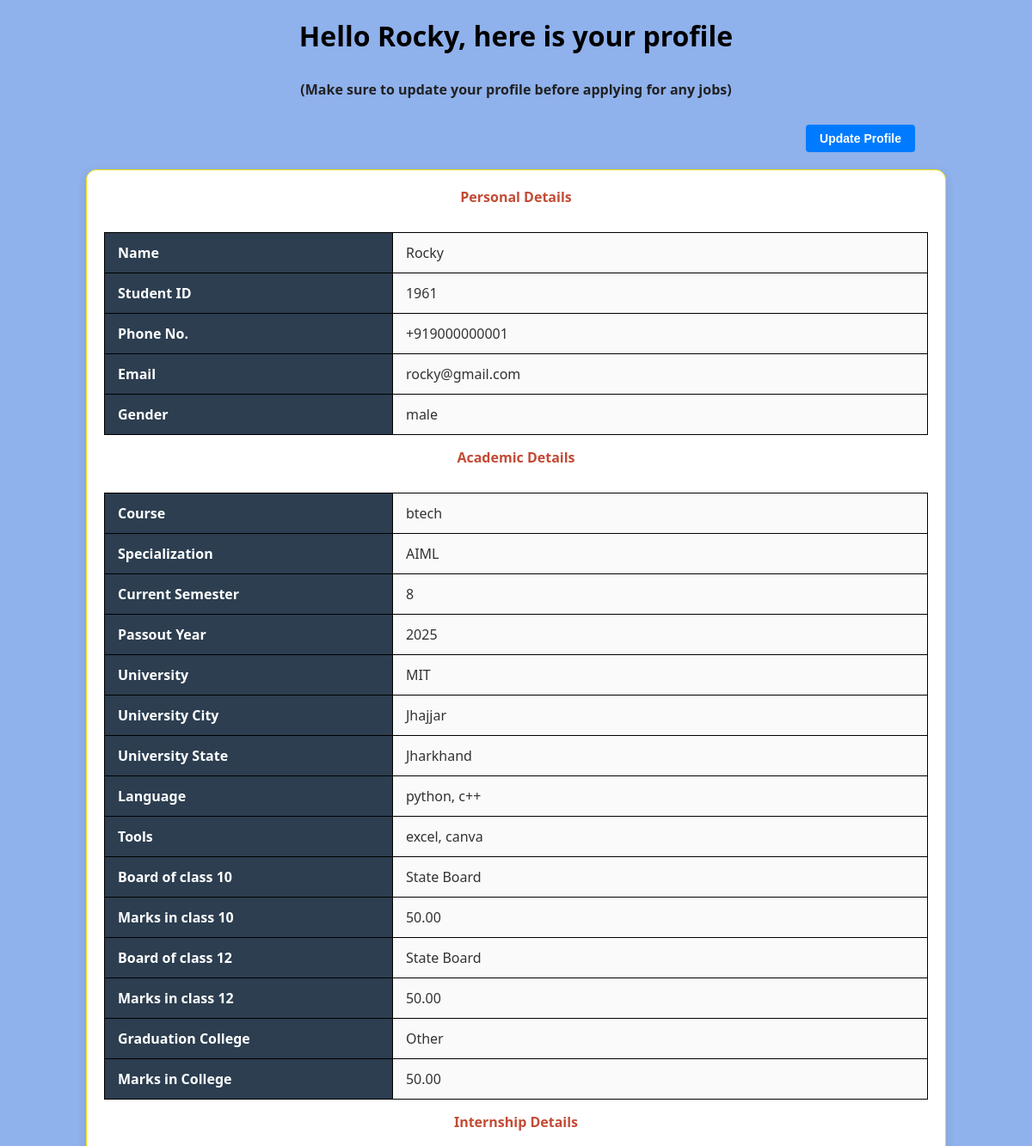
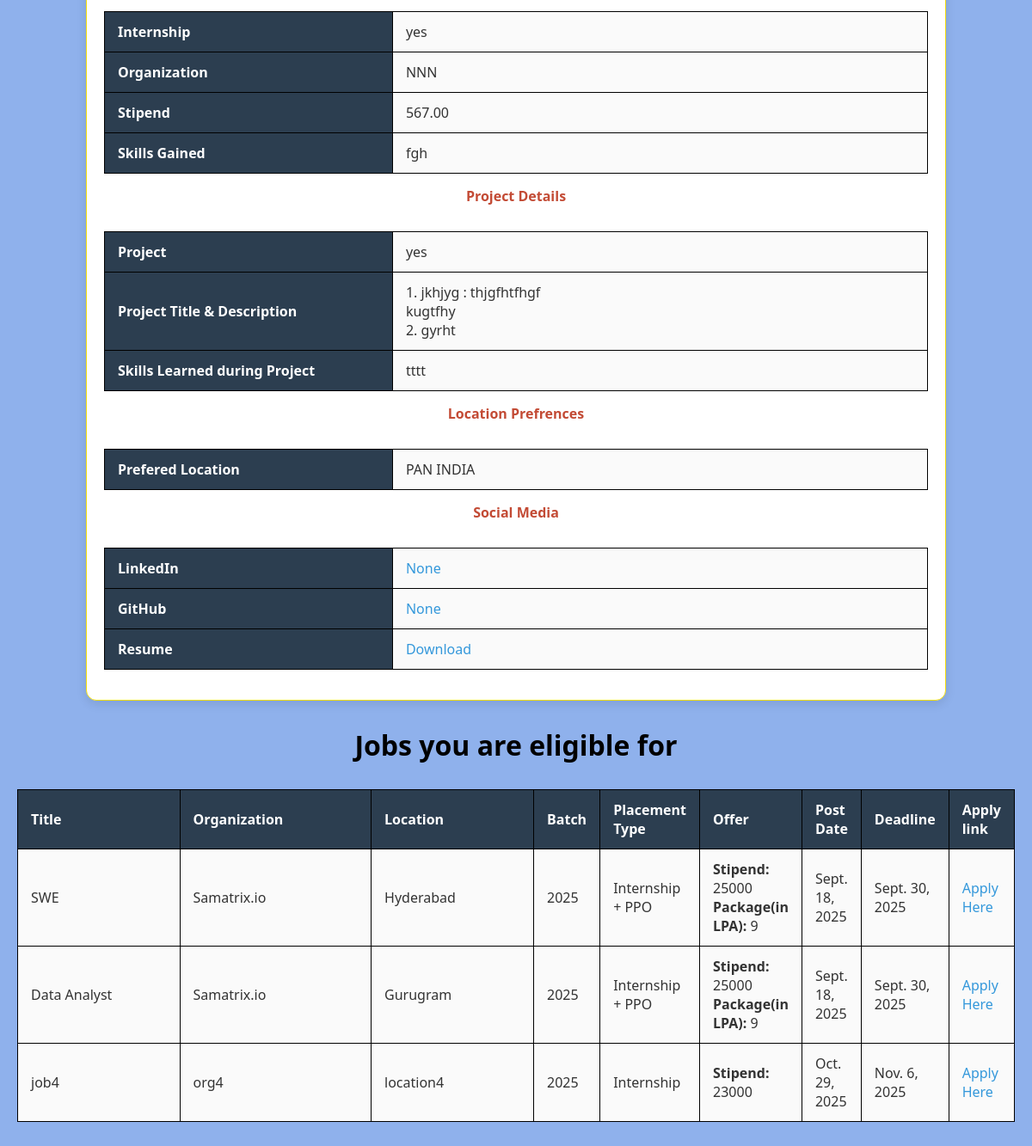
Screenshot of /profile/ (signed in) with the database file from the repository (2 pictures, top to bottom).
### placement/models.py (models this page shows, shortened)
class Student(models.Model):
    name = models.CharField(max_length=100)
    sId = models.CharField(max_length=50, primary_key=True, editable=False)   # student ID
    phone = PhoneNumberField(region = 'IN')
    gender = models.CharField(max_length=10)
    course = models.CharField(max_length=100)
    passout_year = models.SmallIntegerField()
    university = models.CharField(max_length=200)
    specialization = models.CharField(max_length=100)
    university_state = models.CharField(max_length=50)
    university_city = models.CharField(max_length=100)
    email = models.EmailField(unique=True)
    password = models.CharField(max_length=100)   # keep in plain text only for testing!

class StudentProfile(models.Model):
    jobLocationChoices = [('PAN INDIA','PAN INDIA'),
                      ('Other','Other')
                      ]
    durationChoices = [('45 days','45 days'),
                   ('90 days','90 days'),
                   ('3-6 months','3-6 months'),
                   ('Currently Working','Currently Working')
                   ]
    yesNoChoices = [("yes", "yes"),
                ("no","no")
               ]
    student = models.OneToOneField(Student, on_delete=models.CASCADE)    # student ID
    '''Here we make the primary key of Student table as foreign key in StudentProfile.
        on_delete = models.CASCADE will CASCADE(delete all the related data) when the foreign/primary key
        is deleted'''
    semester = models.PositiveIntegerField()
    language = models.CharField(max_length=100)
    tools = models.CharField(max_length=100)
    board10 = models.CharField(max_length=50)
    board12 = models.CharField(max_length=50)
    marks10 = models.DecimalField(max_digits=5, decimal_places=2)
    marks12 = models.DecimalField(max_digits=5, decimal_places=2)
    graduation_college = models.CharField(max_length=200, blank=True, null=True)
    graduation_marks = models.DecimalField(max_digits=5, decimal_places=2, blank=True, null=True)
    post_graduation_college = models.CharField(max_length=200, blank=True, null=True)
    post_graduation_marks = models.DecimalField(max_digits=5, decimal_places=2, blank=True, null=True)
    internship = models.CharField(max_length=3, choices= yesNoChoices, default="no")
    company = models.CharField(max_length=50, blank=True, null=True)
    duration = models.CharField(max_length=20,choices=durationChoices, blank=True, null=True)
    stipend = models.DecimalField(max_digits=10, decimal_places=2, blank=True, null=True)
    skills_gained = models.CharField(max_length=200, blank=True, null=True)
    project = models.CharField(max_length=3, choices= yesNoChoices, default="no")
    project_details = models.TextField(blank=True, null=True)
    skills_learned = models.TextField(max_length=200, blank=True, null=True)
    job_location = models.CharField(max_length=10, choices=jobLocationChoices, default='PAN INDIA')
    other_location = models.CharField(max_length=50, blank=True, null=True)
    linkedin = models.URLField(max_length=200, blank=True, null=True)
    github = models.URLField(max_length=200, blank=True, null=True)
    resume=models.FileField(upload_to='resumes/')

class Job(models.Model):
    job_id = models.UUIDField(primary_key=True, default=uuid.uuid4, editable=False)
    title = models.CharField(max_length=100)
    organization = models.CharField(max_length=100)
    location = models.CharField(max_length=100)
    description = models.TextField()
    placement_type = models.CharField(max_length=50)
    job_stipend = models.CharField(max_length=50)
    package = models.CharField(max_length=50)
    eligiblity_batch = models.CharField(max_length=50)
    eligiblity_10_marks = models.DecimalField(max_digits=5, decimal_places=2)
    eligiblity_12_marks = models.DecimalField(max_digits=5, decimal_places=2)
    eligiblity_college_marks = models.DecimalField(max_digits=5, decimal_places=2)
    eligiblity_others = models.TextField()
    application_deadline = models.DateField()
    question1 = models.CharField(max_length=200, blank=True, null=True)
    question2 = models.CharField(max_length=200, blank=True, null=True)
    question3 = models.CharField(max_length=200, blank=True, null=True)
    question4 = models.CharField(max_length=200, blank=True, null=True)
    question5 = models.CharField(max_length=200, blank=True, null=True)
    question6 = models.CharField(max_length=200, blank=True, null=True)
    question7 = models.CharField(max_length=200, blank=True, null=True)
    question8 = models.CharField(max_length=200, blank=True, null=True)
    question9 = models.CharField(max_length=200, blank=True, null=True)
    question10 = models.CharField(max_length=200, blank=True, null=True)
    type1 = models.CharField(max_length=20, blank=True, null=True)
    type2 = models.CharField(max_length=20, blank=True, null=True)
    type3 = models.CharField(max_length=20, blank=True, null=True)
    type4 = models.CharField(max_length=20, blank=True, null=True)
    type5 = models.CharField(max_length=20, blank=True, null=True)
    type6 = models.CharField(max_length=20, blank=True, null=True)
    type7 = models.CharField(max_length=20, blank=True, null=True)
    type8 = models.CharField(max_length=20, blank=True, null=True)
    type9 = models.CharField(max_length=20, blank=True, null=True)
    type10 = models.CharField(max_length=20, blank=True, null=True)
    post_date = models.DateField(auto_now_add=True)
    update_date = models.DateField(blank=True, null=True)

### placement/views.py (the view)
# urls.py: path('profile/',views.student_profile, name='profile'),
def student_profile(request):
    student_id = request.session.get('student_id')
    if student_id:
        studentDetails = Student.objects.get (sId = student_id)
        profile = StudentProfile.objects.filter(student=studentDetails)
        profile_obj = profile.first()
        all_jobs = Job.objects.all()
        eligible_jobs = []
        for job_post in all_jobs:
            if (studentDetails.passout_year == int(job_post.eligiblity_batch)):
                if profile_obj:
                    if (profile_obj.marks10 >= Decimal(job_post.eligiblity_10_marks) and profile_obj.marks12 >= Decimal(job_post.eligiblity_12_marks) and (profile_obj.graduation_marks is None or profile_obj.graduation_marks >= Decimal(job_post.eligiblity_college_marks))):
                        eligible_jobs.append(job_post)
        return render(request,'student_profile.html', {"student_data":studentDetails,
                                                                        "updated_data":profile,
                                                                        "job_data":eligible_jobs} )
    else:
        return render(request,"home_login.html")

### templates/student_profile.html (shortened to what this page needs)
{% load static %}
<!DOCTYPE html>
<html lang="en">
<head>
  <link rel="stylesheet" href="{% static 'CSS/student_profile.css' %}">
</head>
<body>
  <h2 style="color: #000000ff;">Hello {{ student_data.name }}, here is your profile</h2>
    <h4 style="color: #212121;">(Make sure to update your profile before applying for any jobs)</h4>
  <div class="update-link">
  <button onclick="location.href='update/'" class="btn"> <strong>Update Profile</strong></button>
</div>
  <div class="profile-card">
  <table>
    <h4>Personal Details</h4>
      <tr><th>Name</th><td>{{ student_data.name }}</td></tr>
      <tr><th>Student ID</th><td>{{ student_data.sId }}</td></tr>
      <tr><th>Phone No.</th><td>{{ student_data.phone }}</td></tr>
      <tr><th>Email</th><td>{{ student_data.email }}</td></tr>
      <tr><th>Gender</th><td>{{ student_data.gender }}</td></tr>
  </table>
  <table>
    <h4>Academic Details</h4>
    {% for data in updated_data %}
      <tr><th>Course</th><td>{{ student_data.course }}</td></tr>
      <tr><th>Specialization</th><td>{{ student_data.specialization }}</td></tr>
      <tr><th>Current Semester</th><td>{{data.semester}}</td></tr>
      <tr><th>Passout Year</th><td>{{ student_data.passout_year }}</td></tr>
      <tr><th>University</th><td>{{ student_data.university }}</td></tr>
      <tr><th>University City</th><td>{{ student_data.university_city }}</td></tr>
      <tr><th>University State</th><td>{{ student_data.university_state }}</td></tr>
      <tr><th>Language</th><td>{{data.language}}</td></tr>
      <tr><th>Tools</th><td>{{data.tools}}</td></tr>
      <tr><th>Board of class 10</th><td>{{data.board10}}</td></tr>
      <tr><th>Marks in class 10</th><td>{{data.marks10}}</td></tr>
      <tr><th>Board of class 12</th><td>{{data.board12}}</td></tr>
      <tr><th>Marks in class 12</th><td>{{data.marks12}}</td></tr>
      <tr><th>Graduation College</th><td>{{data.graduation_college}}</td></tr>
      <tr><th>Marks in College</th><td>{{data.graduation_marks}}</td></tr>
    {% endfor %}
  </table>
  <table>
    <h4>Internship Details</h4>
      {% for data in updated_data %}
        <tr><th>Internship</th><td>{{data.internship}}</td></tr>
        {% if data.internship == "yes"%}
          <tr><th>Organization</th><td>{{data.company}}</td></tr>
          <tr><th>Stipend</th><td>{{data.stipend}}</td></tr>
          <tr><th>Skills Gained</th><td>{{data.skills_gained}}</td></tr>
        {% endif %}
      {% endfor %}
  </table>
  <table>
    <h4>Project Details</h4>
      {% for data in updated_data %}
        <tr><th>Project</th><td>{{data.project}}</td></tr>
        {% if data.project == "yes" %}
          <tr><th>Project Title & Description</th><td>{{data.project_details|linebreaksbr }}</td></tr>
          <tr><th>Skills Learned during Project</th><td>{{data.skills_learned}}</td></tr>
        {% endif %}
      {% endfor %}
  </table>
  <table>
    <h4>Location Prefrences</h4>
      {% for data in updated_data %}
        {% if data.job_location == "PAN INDIA" %}
          <tr><th>Prefered Location</th><td>{{data.job_location}}</td></tr>
        {% endif %}
      {% endfor %}
  </table>
  <table>
    <h4>Social Media</h4>
      {% for data in updated_data %}
        <tr><th>LinkedIn</th><td><a href="{{data.linkedin}}" target="_blank">{{data.linkedin}}</a></td></tr>
        <tr><th>GitHub</th><td><a href="{{data.github}}" target="_blank">{{data.github}}</a></td></tr>
        <tr><th>Resume</th><td>
            {% if data.resume %}
              <a href="{{ data.resume.url }}" target="_blank">Download</a>
            {% else %}
              No resume uploaded.
            {% endif %} </td>
      {% endfor %}
    </table>
  </div>
  <h2 style="color: #000000ff;" title="Make sure to update your profile before applying for any jobs.">Jobs you are eligible for</h2>
    {% if job_data %}
    <table border="1">
      <tr>
        <th title="The title of the job position">Title</th>
        <th title="The organization offering the job">Organization</th>
        <th title="The location of the job">Location</th>
        <th title="Batch eligible for the job">Batch</th>
        <th title="The type of placement (Internship/Full-time etc.)">Placement Type</th>
        <th title="The job offer details">Offer</th>
        <th title="The date the job was posted">Post Date</th>
        <th title="The application deadline for the job">Deadline</th>
        <th title="The link to apply for job">Apply link</th>
      </tr>
      {% for job in job_data %}
      <tr>
        <td>{{ job.title }}</td>
        <td>{{ job.organization }}</td>
        <td>{{ job.location }}</td>
        <td>{{job.eligiblity_batch}}</td>
        <td>{{ job.placement_type }}</td>
        <td>
          {% if job.placement_type == "Internship" %}
            <strong>Stipend:</strong> {{ job.job_stipend }}
          {% elif job.placement_type == "Full-time" %}
            <strong>Package:</strong> {{ job.package }}
          {% elif job.placement_type == "Internship + PPO" %}
            <strong>Stipend:</strong> {{ job.job_stipend }}<br>
            <strong>Package(in LPA):</strong> {{ job.package }}
          {% else %}
            N/A
          {% endif %} </td>
        <td>{{ job.post_date }}</td>
        <td>{{ job.application_deadline }}</td>
        <td><a href="{% url 'apply_job' job.job_id %}" target="_blank">Apply Here</a></td>
      </tr>
      {% endfor %}
    </table>
    {% else %}
    <h5 title="Keep your eyes on mail for latest job updates.">No jobs are available for you right now.</h5>
    {% endif %}
  </body>
</html>

### static/CSS/student_profile.css (style rules this page uses)
* { margin: 0; padding: 0; box-sizing: border-box; }
body { font-family: "Segoe UI", Tahoma, Geneva, Verdana, sans-serif; background: #8fb1ec; margin: 0; padding: 20px; color: #333; }
h2 { text-align: center; color: #2c3e50; margin-bottom: 30px; font-size: 2rem; }
h4 { text-align: center; color: #c34b35; margin-bottom: 30px; font-size: 1rem; }
.profile-card { background: #fff; border-radius: 12px; border: 1px solid #f6df0d; padding: 20px; margin: auto; margin-bottom: 30px; max-width: 1000px; box-shadow: 0px 4px 12px rgba(0, 0, 0, 0.1); transition: transform 0.3s ease; }
table { width: 100%; border-collapse: collapse; margin: 15px 0; }
th, td { padding: 12px 15px; text-align: left; border: 1px solid #000000; }
th { background: #2c3e50; color: #fff; font-weight: 600; width: 35%; }
td { background: #fafafa; }
a { color: #3498db; text-decoration: none; font-weight: 500; }
.update-link { text-align: right; margin-bottom: 20px; margin-right: 10%; }
.btn { padding: 8px 16px; background-color: #007BFF; color: #fff; border: none; border-radius: 4px; cursor: pointer; font-size: 14px; }

### rows the page displays
Student: name "Rocky", sId "1961", phone "+919000000001", email "rocky@gmail.com", gender "male", course "btech", specialization "AIML", passout_year "2025", university "MIT", university_city "Jhajjar", university_state "Jharkhand"
StudentProfile: semester "8", language "python, c++", tools "excel, canva", board10 "State Board", marks10 "50.00", board12 "State Board", marks12 "50.00", graduation_college "Other", graduation_marks "50.00", internship "yes", company "NNN", stipend "567.00", skills_gained "fgh", project "yes", project_details "1. jkhjyg : thjgfhtfhgf kugtfhy 2. gyrht", skills_learned "tttt", job_location "PAN INDIA", linkedin "None", github "None"
Job: title "SWE", organization "Samatrix.io", location "Hyderabad", eligiblity_batch "2025", placement_type "Internship + PPO", job_stipend "25000", package "9", post_date "Sept. 18, 2025", application_deadline "Sept. 30, 2025"
Job: title "Data Analyst", organization "Samatrix.io", location "Gurugram", eligiblity_batch "2025", placement_type "Internship + PPO", job_stipend "25000", package "9", post_date "Sept. 18, 2025", application_deadline "Sept. 30, 2025"
Job: title "job4", organization "org4", location "location4", eligiblity_batch "2025", placement_type "Internship", job_stipend "23000", post_date "Oct. 29, 2025", application_deadline "Nov. 6, 2025"
